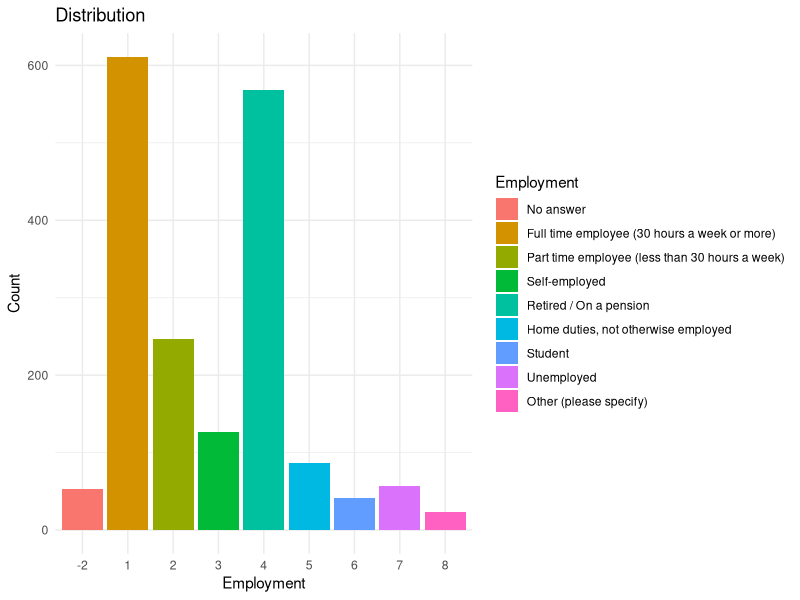
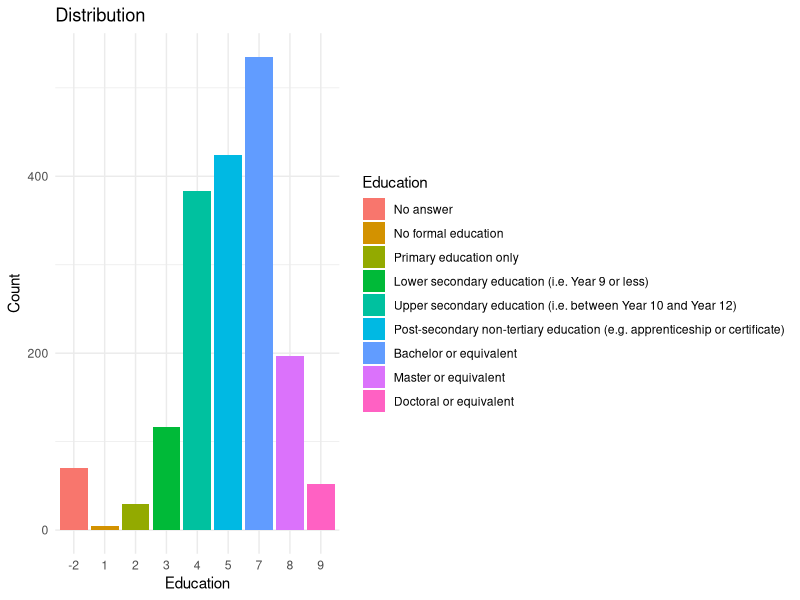
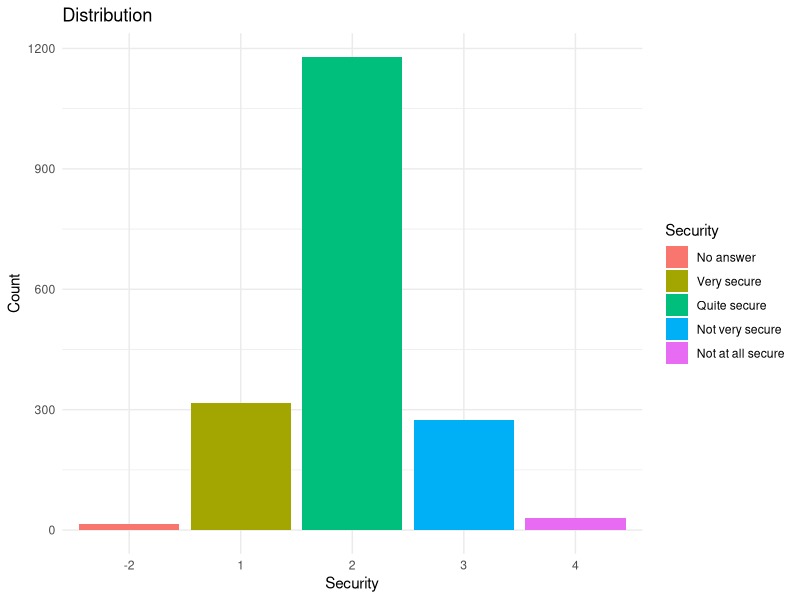
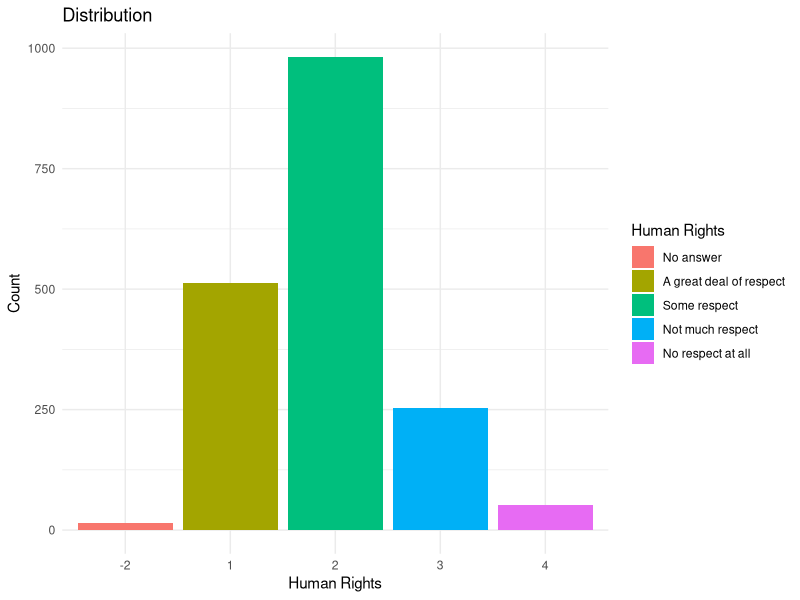
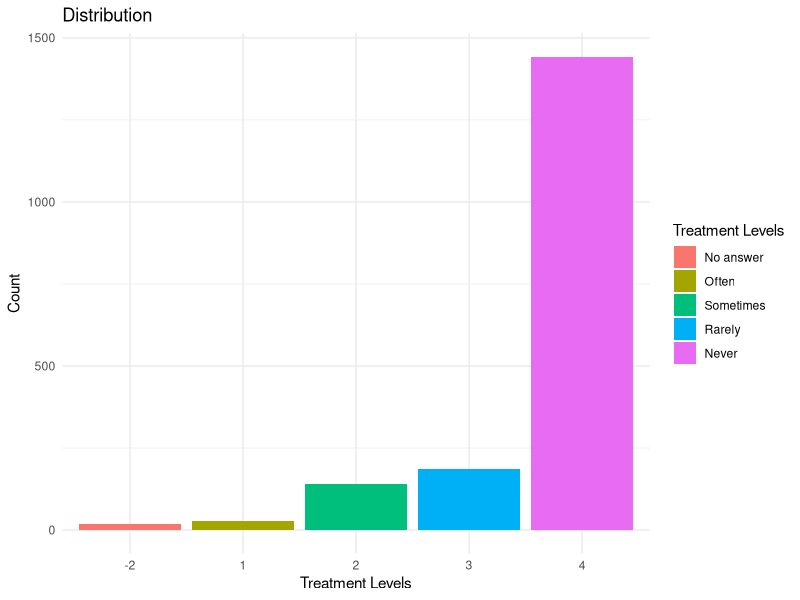
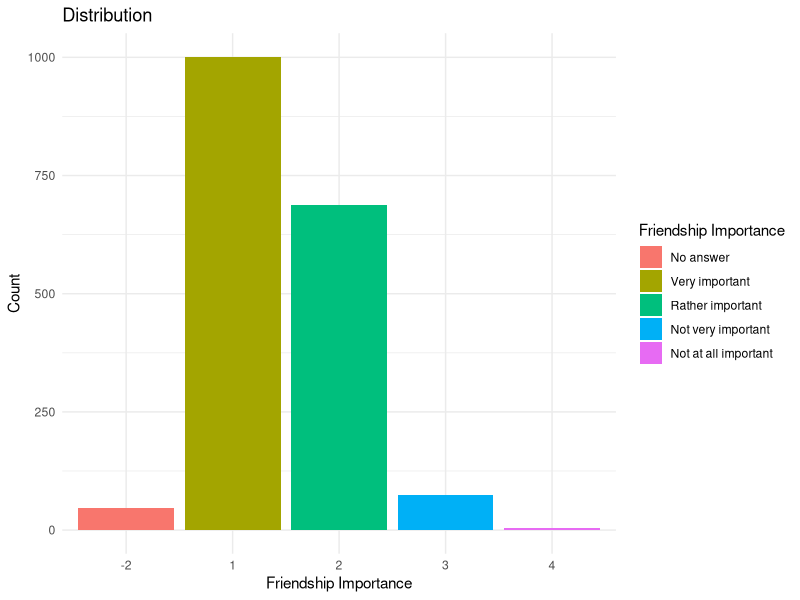
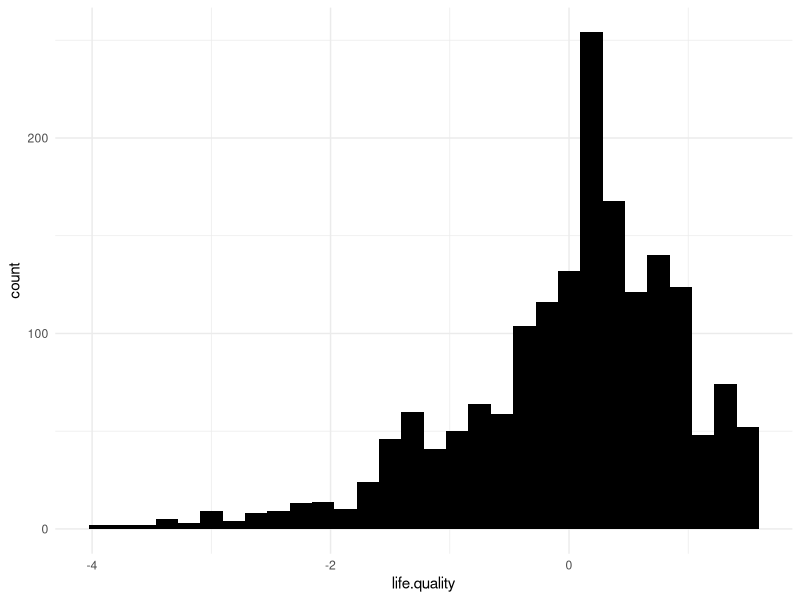

The R script that drew these images, in order:
## ---- chunk 1
knitr::opts_chunk$set(echo = TRUE)
library(readxl)
library(dplyr)
library(ggplot2)
library(psych)
library(tidyr)
## ---- chunk 2
survey.data <- read.csv("wvs_data.csv")
## ---- chunk 3
glimpse(colnames(survey.data))
## ---- chunk 4
categories = c("Employment", "Education", "Security", "Human Rights", "Treatment Levels",  "Friendship Importance")
questions = c("Q279", "Q275", "Q131", "Q253", "Q53", "Q2")
key = c("V249", "Q275", "V170", "V142", "V190", "V5")


## ---- chunk 5
v249_employment_status <- c(
  "No answer",
  "Full time employee (30 hours a week or more)",
  "Part time employee (less than 30 hours a week)",
  "Self-employed",
  "Retired / On a pension",
  "Home duties, not otherwise employed",
  "Student",
  "Unemployed",
  "Other (please specify)"
)

values.249 = c(-2,1,2,3,4,5,6,7,8)

q275_education = c("No answer",
"No formal education",
"Primary education only",
"Lower secondary education (i.e. Year 9 or less)",
"Upper secondary education (i.e. between Year 10 and Year 12)",
"Post-secondary non-tertiary education (e.g. apprenticeship or certificate)",
"Bachelor or equivalent",
"Master or equivalent",
"Doctoral or equivalent")

values.275 = c(-2,1,2,3,4,5,7,8,9)

v170_how_secure_are_you = c(
"No answer",
"Very secure",
"Quite secure",
"Not very secure",
"Not at all secure"
)

values.170 = c(-2,1,2,3,4)

v142_respect_human_rights = c(
"No answer",
"A great deal of respect",
"Some respect",
"Not much respect",
"No respect at all"
)

values.142 = c(-2,1,2,3,4)


v190_gone_without_medicine = c(
"No answer",
"Often",
"Sometimes",
"Rarely",
"Never"
)

values.190 = c(-2,1,2,3,4)

v5_friends = c(
"No answer",
"Very important",
"Rather important",
"Not very important",
"Not at all important"
)

values.5 = c(-2,1,2,3,4)
## ---- chunk 6
categories <- c("Employment", "Education", "Security", "Human Rights", "Treatment Levels", "Friendship Importance")
questions <- c("Q279", "Q275", "Q131", "Q253", "Q53", "Q2")
key <- c("V249", "Q275", "V170", "V142", "V190", "V5")

# Define vectors for each category
key <- c("V249", "Q275", "V170", "V142", "V190", "V5")

vectors <- list(
  list(
    values = c(-2, 1, 2, 3, 4, 5, 6, 7, 8),
    chars = c(
      "No answer", 
      "Full time employee (30 hours a week or more)",  
      "Part time employee (less than 30 hours a week)", 
      "Self-employed",                          
      "Retired / On a pension",                  
      "Home duties, not otherwise employed",    
      "Student",                                 
      "Unemployed",                             
      "Other (please specify)"
    )
  ),
  list(
    values = c(-2, 1, 2, 3, 4, 5, 7, 8, 9),
    chars = c(
      "No answer",
      "No formal education",
      "Primary education only",
      "Lower secondary education (i.e. Year 9 or less)",
      "Upper secondary education (i.e. between Year 10 and Year 12)",
      "Post-secondary non-tertiary education (e.g. apprenticeship or certificate)",
      "Bachelor or equivalent",
      "Master or equivalent",
      "Doctoral or equivalent"
    )
  ),
  list(
    values = c(-2, 1, 2, 3, 4),
    chars = c(
      "No answer",
      "Very secure",
      "Quite secure",
      "Not very secure",
      "Not at all secure"
    )
  ),
  list(
    values = c(-2, 1, 2, 3, 4),
    chars = c(
      "No answer",
      "A great deal of respect",
      "Some respect",
      "Not much respect",
      "No respect at all"
    )
  ),
  list(
    values = c(-2, 1, 2, 3, 4),
    chars = c(
      "No answer",
      "Often",
      "Sometimes",
      "Rarely",
      "Never"
    )
  ),
  list(
    values = c(-2, 1, 2, 3, 4),
    chars = c(
      "No answer",
      "Very important",
      "Rather important",
      "Not very important",
      "Not at all important"
    )
  )
)

# Combine data into a dataframe
Question.key <- bind_rows(lapply(1:length(categories), function(i) {
  data.frame(
    Categories = rep(categories[i], length(vectors[[i]]$values)),
    Question.Number = rep(questions[i], length(vectors[[i]]$values)),
    Codebook = rep(key[i], length(vectors[[i]]$values)),
    Question.values = vectors[[i]]$values,
    Question.chars = vectors[[i]]$chars
  )
}))

## ---- chunk 7
survey.predictors <- data.frame(
  education = survey.data$Q275,
  employment = survey.data$V249,
  security = survey.data$V170,
  rights = survey.data$V142,
  health = survey.data$V190,
  social = survey.data$V5,
  satisfaction = survey.data$V23
)
## ---- chunk 8
summary = summary(survey.predictors)
print(summary)
## ---- chunk 9

plot_barplots <- function(column, name, values_fill) {
  ggplot(survey.data, aes(x = factor(!!column), fill = factor(!!column))) +
    geom_bar() +
    labs(title = "Distribution", x = name, fill = name, y = "Count") +
    scale_fill_discrete(labels = values_fill) +
    theme_minimal()
}

# Get unique codebooks
unique_codebooks <- unique(Question.key$Codebook)
# Loop through each unique codebook and plot bar plot
for (codebook in unique_codebooks) {
  subset_data <- filter(Question.key, Codebook == codebook)
  print(plot_barplots(column = sym(codebook), name = unique(subset_data$Categories), values_fill = unique(subset_data$Question.chars)))
}
## ---- chunk 10
survey.data <- survey.data %>%
  mutate(happiness = dplyr::recode(V10, 
                                   '1' = 4,
                                   '2' = 3,
                                   '3' = 2,
                                   '4' = 1, 
                                   '-2' = NULL),
         
         health = dplyr::recode(V11,
                                '1' = 5, 
                                '2' = 4, 
                                '3' = 3,
                                '4' = 2,
                                '5' = 1, 
                                '-2' = NULL),
         
         finances = dplyr::recode(V59, 
                                  '-2' = NULL,
                                  .default = V59),
         
         satisfaction = dplyr::recode(V23, 
                                  '-2' = NULL,
                                  .default = V23),
         
         freedom = dplyr::recode(V55, 
                                  '-2' = NULL,
                                  .default = V55))

## ---- chunk 11

fa.fit <- fa(survey.data[,c("happiness",
                         "health",
                         "finances", 
                         "satisfaction",
                         "freedom")], 
             nfactors=1)


## ---- chunk 12

fa.fit
## ---- chunk 13
survey.data$life.quality <- as.numeric(fa.fit$scores)
ggplot(survey.data, aes(life.quality)) + 
  geom_histogram(fill = 'black') + 
  theme_minimal()

## ---- chunk 14

survey.data$life.quality <- as.numeric(fa.fit$scores)

survey.predictors2 <- data.frame(
  education = survey.data$Q275,
  employment = survey.data$V249,
  security = survey.data$V170,
  rights = survey.data$V142,
  health = survey.data$V190,
  social = survey.data$V5,
  satisfaction = survey.data$V23,
  life.qual = survey.data$life.quality
)


survey.predictors2 = drop_na(survey.predictors2, life.qual)




# Creating a new dataframe with variables scaled and then divided by 2
scaled_df <- survey.predictors2 %>%
  mutate(
    scaled_education = scale(education)[, 1] / 2,
    scaled_employment = scale(employment)[, 1] / 2,
    scaled_security = scale(security)[, 1] / 2,
    scaled_rights = scale(rights)[, 1] / 2,
    scaled_health = scale(health)[, 1] / 2,
    scaled_social = scale(social)[, 1] / 2,
    scaled_satisfaction = scale(satisfaction)[, 1] / 2
  )

# Then run the regression model on the new dataframe:
regmodel <- lm(life.qual ~ scaled_education + scaled_employment + scaled_security + scaled_rights + scaled_health + scaled_social + scaled_satisfaction, data = scaled_df)

# Summarise the regression model
summary(regmodel)

## ---- chunk 15
survey.predictors$V249 <- recode(survey.data$V249, 
                           `-2` = "No answer", 
                           `1` = "Full time employee (30 hours a week or more)", 
                           `2` = "Part time employee (less than 30 hours a week)", 
                           `3` = "Self-employed", 
                           `4` = "Retired / On a pension", 
                           `5` = "Home duties, not otherwise employed", 
                           `6` = "Student", 
                           `7` = "Unemployed", 
                           `8` = "Other (please specify)")

survey.predictors$Q275 <- recode(survey.data$Q275, 
                           `-2` = "No answer", 
                           `1` = "No formal education", 
                           `2` = "Primary education only", 
                           `3` = "Lower secondary education (i.e. Year 9 or less)", 
                           `4` = "Upper secondary education (i.e. between Year 10 and Year 12)", 
                           `5` = "Post-secondary non-tertiary education (e.g. apprenticeship or certificate)", 
                           `7` = "Bachelor or equivalent", 
                           `8` = "Master or equivalent", 
                           `9` = "Doctoral or equivalent")

survey.predictors$V170 <- recode(survey.data$V170, 
                           `-2` = "No answer", 
                           `1` = "Very secure", 
                           `2` = "Quite secure", 
                           `3` = "Not very secure", 
                           `4` = "Not at all secure")

survey.predictors$V142 <- recode(survey.data$V142, 
                           `-2` = "No answer", 
                           `1` = "A great deal of respect", 
                           `2` = "Some respect", 
                           `3` = "Not much respect", 
                           `4` = "No respect at all")

survey.predictors$V190 <- recode(survey.data$V190, 
                           `-2` = "No answer", 
                           `1` = "Often", 
                           `2` = "Sometimes", 
                           `3` = "Rarely", 
                           `4` = "Never")

survey.predictors$V5 <- recode(survey.data$V5, 
                         `-2` = "No answer", 
                         `1` = "Very important", 
                         `2` = "Rather important", 
                         `3` = "Not very important", 
                         `4` = "Not at all important")

# The survey_data data frame should now have the updated values as per the provided mappings.

